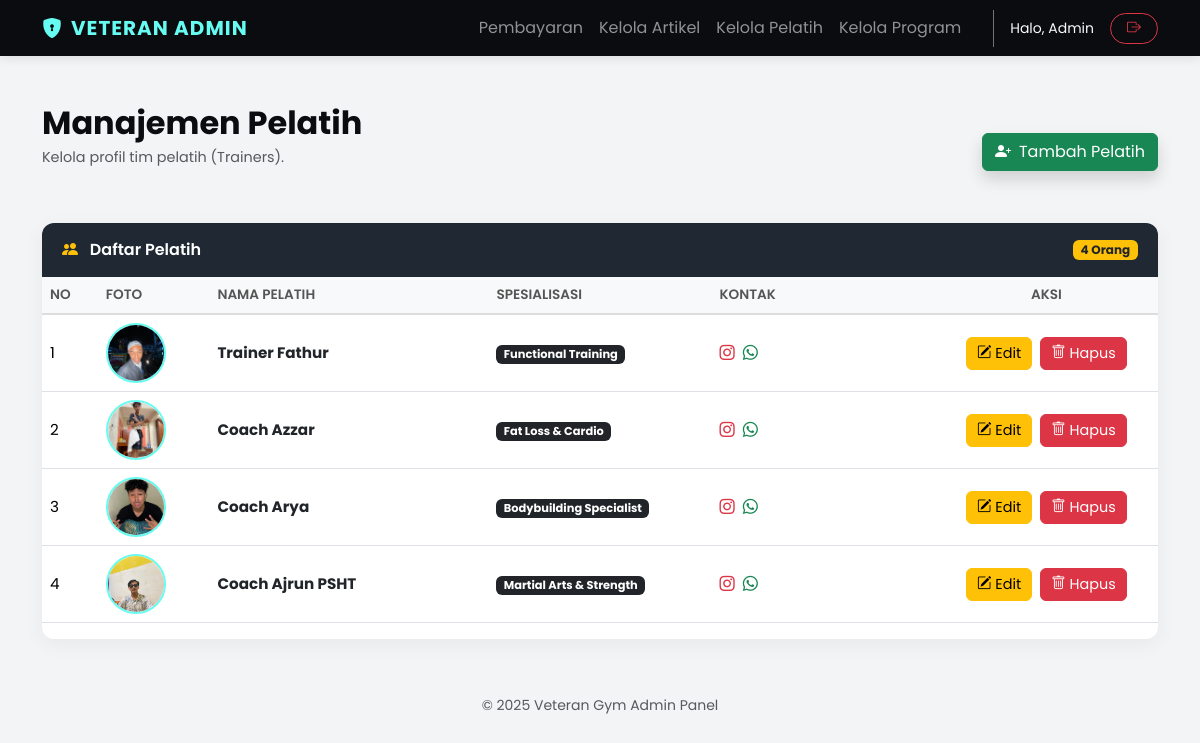
The page /project/admin/kelola_pelatih.php (signed in) on the database its author committed.
### tables this page shows
CREATE TABLE `pelatih` (
  `id_pelatih` int(11) NOT NULL,
  `nama_pelatih` varchar(100) NOT NULL,
  `spesialisasi` varchar(100) DEFAULT NULL,
  `foto` varchar(255) DEFAULT NULL,
  `deskripsi` text DEFAULT NULL,
  `instagram` varchar(100) DEFAULT NULL,
  `no_wa` varchar(20) DEFAULT NULL
);

### project/admin/kelola_pelatih.php (the view, shortened to what this page needs)
<?php
include '../../include/koneksi.php';
$sql = "SELECT * FROM pelatih ORDER BY id_pelatih DESC";
$result = $koneksi->query($sql);
?>
<!DOCTYPE html>
<html lang="id">
<head>
    <link href="https://cdn.jsdelivr.net/npm/bootstrap@5.3.3/dist/css/bootstrap.min.css" rel="stylesheet">
    <link href="https://cdn.jsdelivr.net/npm/bootstrap-icons@1.11.3/font/bootstrap-icons.css" rel="stylesheet">
</head>
<body>
    <nav class="navbar navbar-expand-lg navbar-dark fixed-top">
        <div class="container">
            <a class="navbar-brand" href="admin.php">
                <i class="bi bi-shield-lock-fill me-2"></i>VETERAN ADMIN
            </a>
            <div class="collapse navbar-collapse" id="adminNav">
                <ul class="navbar-nav ms-auto me-4">
                    <li class="nav-item"><a class="nav-link" href="admin.php">Pembayaran</a></li>
                    <li class="nav-item"><a class="nav-link" href="kelola_artikel.php">Kelola Artikel</a></li>
                    <li class="nav-item"><a class="nav-link" href="kelola_pelatih.php">Kelola Pelatih</a></li>
                    <li class="nav-item"><a class="nav-link" href="kelola_program.php">Kelola Program</a></li>
                </ul>
                <div class="d-flex align-items-center border-start ps-3 border-secondary">
                    <span class="navbar-text me-3 text-light d-none d-md-block small">
                        Halo, Admin
                    </span>
                    <a href="logout.php" class="btn btn-outline-danger btn-sm px-3 rounded-pill">
                        <i class="bi bi-box-arrow-right"></i>
                    </a>
                </div>
            </div>
        </div>
    </nav>
    <div style="height: 80px;"></div>
    <div class="container mt-4">
        <div class="d-flex justify-content-between align-items-center mb-4">
            <div>
                <h2 class="page-title">Manajemen Pelatih</h2>
                <p class="page-subtitle text-muted">Kelola profil tim pelatih (Trainers).</p>
            </div>
            <a href="tambah_pelatih.php" class="btn btn-success shadow">
                <i class="bi bi-person-plus-fill me-2"></i>Tambah Pelatih
            </a>
        </div>
        <div class="dashboard-card">
            <div class="card-header-custom">
                <span><i class="bi bi-people-fill me-2 text-warning"></i> Daftar Pelatih</span>
                <span class="badge bg-warning text-dark"><?php echo $result->num_rows; ?> Orang</span>
            </div>
            <div class="card-body">
                <div class="table-responsive">
                    <table class="table table-hover align-middle">
                        <thead>
                            <tr>
                                <th width="5%">No</th>
                                <th width="10%">Foto</th>
                                <th width="25%">Nama Pelatih</th>
                                <th width="20%">Spesialisasi</th>
                                <th width="20%">Kontak</th>
                                <th width="20%" class="text-center">Aksi</th>
                            </tr>
                        </thead>
                        <tbody>
                            <?php if ($result->num_rows > 0): ?>
                                <?php $no=1; while($row = $result->fetch_assoc()): ?>
                                <?php $foto = !empty($row['foto']) ? $row['foto'] : 'trainer_placeholder.jpg'; ?>
                                <tr>
                                    <td><?php echo $no++; ?></td>
                                    <td>
                                        <img src="../../image/<?php echo $foto; ?>" class="img-thumbnail-custom">
                                    </td>
                                    <td>
                                        <span class="fw-bold d-block text-dark"><?php echo $row['nama_pelatih']; ?></span>
                                    </td>
                                    <td>
                                        <span class="badge bg-dark"><?php echo $row['spesialisasi']; ?></span>
                                    </td>
                                    <td>
                                        <?php if(!empty($row['instagram'])): ?>
                                            <i class="bi bi-instagram text-danger me-1"></i>
                                        <?php endif; ?>
                                        <?php if(!empty($row['no_wa'])): ?>
                                            <i class="bi bi-whatsapp text-success"></i>
                                        <?php endif; ?>
                                    </td>
                                    <td class="text-center">
                                        <a href="edit_pelatih.php?id=<?php echo $row['id_pelatih']; ?>" class="btn btn-warning btn-action me-1">
                                            <i class="bi bi-pencil-square"></i> Edit
                                        </a>
                                        <a href="kelola_pelatih.php?hapus=<?php echo $row['id_pelatih']; ?>"
                                           class="btn btn-danger btn-action"
                                           onclick="return confirm('Yakin ingin menghapus pelatih ini?');">
                                            <i class="bi bi-trash"></i> Hapus
                                        </a>
                                    </td>
                                </tr>
                                <?php endwhile; ?>
                            <?php else: ?>
                                <tr><td colspan="6" class="text-center py-4">Belum ada data pelatih.</td></tr>
                            <?php endif; ?>
                        </tbody>
                    </table>
                </div>
            </div>
        </div>
    </div>
    <div class="text-center py-4 text-muted small">&copy; 2025 Veteran Gym Admin Panel</div>
</body>
</html>

### project/admin/kelola_pelatih.php (style rules this page uses)
:root { --primary-dark: #0b0c10; --secondary-dark: #1f2833; --accent-cyan: #66fcf1; --text-gray: #c5c6c7; --card-bg: #ffffff; }
body { background-color: #f3f4f6; font-family: 'Poppins', sans-serif; color: #333; }
.navbar { background-color: var(--primary-dark) !important; box-shadow: 0 2px 10px rgba(0, 0, 0, 0.1); }
.navbar-brand { font-weight: 700; letter-spacing: 1px; color: var(--accent-cyan) !important; }
.dashboard-card { background-color: var(--card-bg); border: none; border-radius: 12px; box-shadow: 0 5px 20px rgba(0, 0, 0, 0.05); margin-bottom: 2rem; overflow: hidden; }
.card-header-custom { background-color: var(--secondary-dark); color: white; padding: 15px 20px; font-weight: 600; display: flex; justify-content: space-between; align-items: center; }
.table thead th { background-color: #f8f9fa; color: #555; font-weight: 600; text-transform: uppercase; font-size: 0.85rem; border-bottom: 2px solid #ddd; }
.table tbody td { vertical-align: middle; font-size: 0.95rem; }
.img-thumbnail-custom { width: 60px; height: 60px; object-fit: cover; border-radius: 50%; border: 2px solid var(--accent-cyan); }
.btn-action { border-radius: 6px; padding: 5px 10px; font-size: 0.9rem; }
.page-title { font-weight: 700; color: var(--primary-dark); margin-bottom: 5px; }
.page-subtitle { color: #777; font-size: 0.9rem; margin-bottom: 30px; }

### rows shown on the page
pelatih: foto (picture), nama_pelatih "Trainer Fathur", spesialisasi "Functional Training"
pelatih: foto (picture), nama_pelatih "Coach Azzar", spesialisasi "Fat Loss & Cardio"
pelatih: foto (picture), nama_pelatih "Coach Arya", spesialisasi "Bodybuilding Specialist"
pelatih: foto (picture), nama_pelatih "Coach Ajrun PSHT", spesialisasi "Martial Arts & Strength"

### other values the page prints
$result->num_rows "4"
